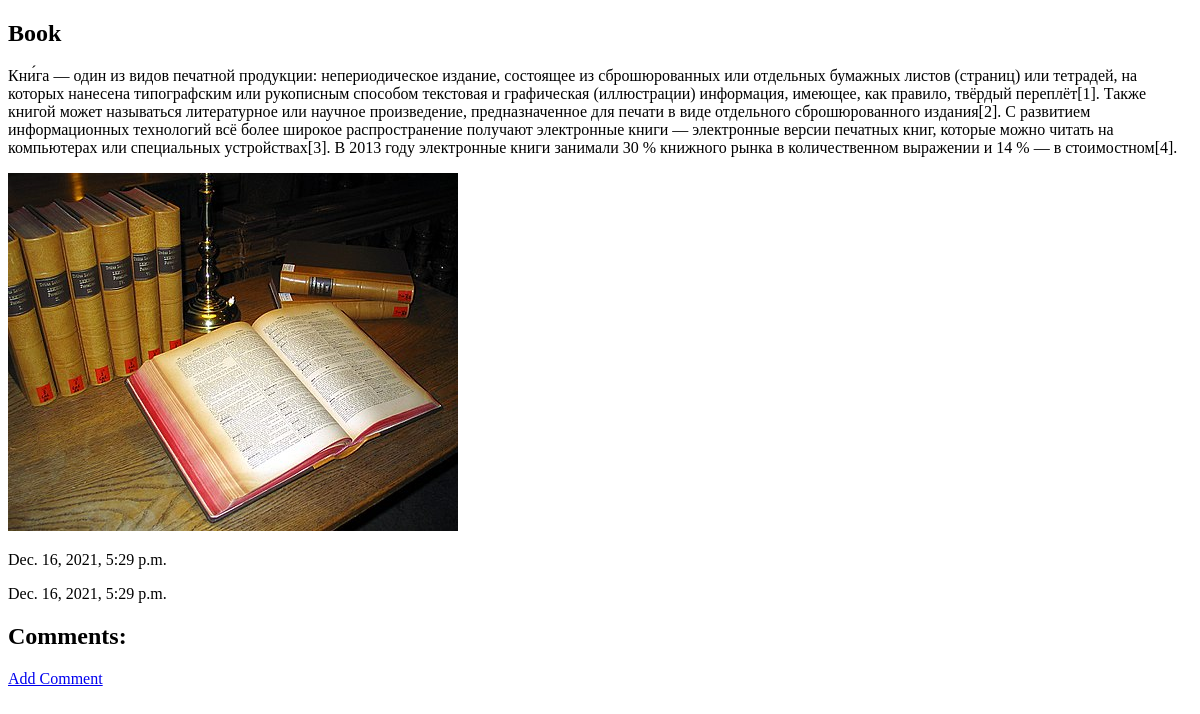
Before: /book/1/ with the older database file.
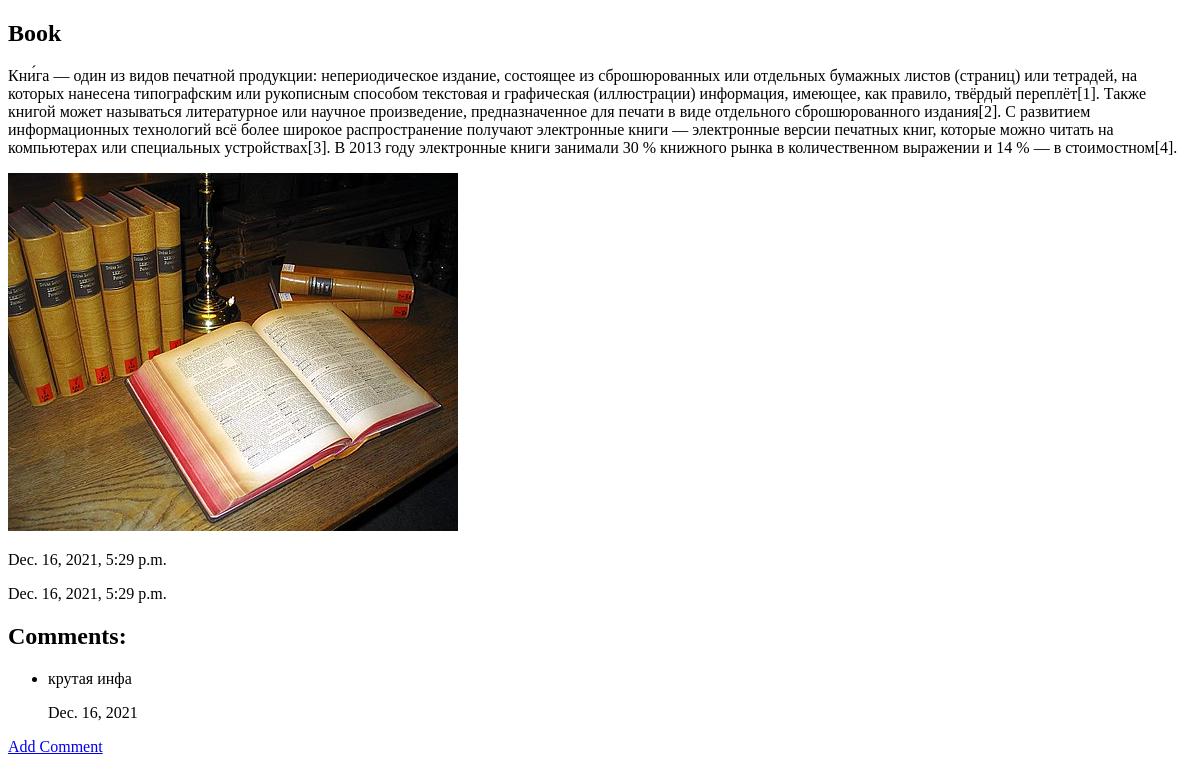
After: the same page with the newer database file.
### bookstore/models.py (models this page shows, shortened)
class Book(models.Model):
    title = models.CharField(max_length=255)
    description = models.TextField()
    created_date = models.DateTimeField(auto_now_add=True)
    updated_date = models.DateTimeField(auto_now=True)
    image = models.ImageField(upload_to='')

class Comment(models.Model):
    post = models.ForeignKey(Book, on_delete=models.CASCADE, related_name='book_comment')
    text = models.TextField()
    created_date = models.DateField(auto_now_add=True)

### bookstore/views.py (the view)
# urls.py: path('book/<int:id>/', views.book_detail, name='book_detail_view'),
def book_detail(request, id):
    try:
        book = models.Book.objects.get(id=id)
        try:
            comment = models.Comment.objects.filter(post_id=id).order_by('created_date')
        except models.Comment.DoesNotExist:
            return HttpResponse('No Comments')
    except models.Book.DoesNotExist:
        raise Http404('Book does not exist, baby')
    return render(request, 'book_detail.html', {'book': book, 'book_comment': comment})

### templates/book_detail.html (shortened to what this page needs)
<!DOCTYPE html>
<html lang="en">
<head>
</head>
<body>
<div>
    <h2>{{ book.title }}</h2>
    <p>{{ book.description }}</p>
    <img src="{{ book.image.url }}" alt="">
    <p>{{ book.created_date }}</p>
    <p>{{ book.updated_date }}</p>
</div>
<div>
    <h2>Comments: </h2>
    <ul>
        {% for i in book_comment.all %}
        <li>
            <p>{{ i.text }}</p>
            <p>{{ i.created_date  }}</p>
        </li>
        {% endfor %}
    </ul>
    <a href="/add-comment">Add Comment</a>
</div>
</body>
</html>

Changed rows visible on the page:
added Comment: text "крутая инфа", created_date "Dec. 16, 2021"
